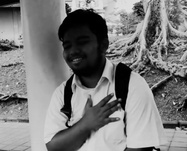
#> input picture Lab 1/Citra Tutorial Lab 1/den.jpg, 187 x 151 px, shrunk from 773 x 622 before the run
$ jupyter execute tutorial1.ipynb
#> lines starting #> are read from the running program, lines starting #| are printed output that depends on the picture
[cell 1]
import skimage.io as io
import matplotlib.pyplot as plt
import numpy as np

homedir = 'Citra Tutorial Lab 1/'

[cell 2]
den1 = io.imread('Citra Tutorial Lab 1/den.jpg')
#> den1 is the input picture: shape (151, 187, 3); min 0, max 240, mean 124.6
den2 = 255-den1
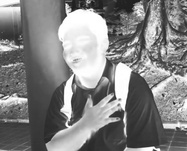
#> den2: shape (151, 187, 3); min 15, max 255, mean 130.4
plt.figure(figsize=(15,10))
plt.subplot(1,2,1);plt.imshow(den1)
plt.title('Original', fontsize=20); plt.axis("off")
plt.subplot(1,2,2);plt.imshow(den2)
plt.title('Negative', fontsize=20);plt.axis("off")
plt.show()

[cell 3]
a = den1/255
c1 = 0.5
c2 = 2
l1 = c1*np.log(1+(a))
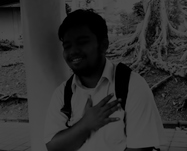
#> l1: shape (151, 187, 3) float64; min 0, max 0.332, mean 0.19
l2 = c2*np.log(1+(a))
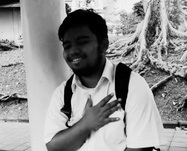
#> l2: shape (151, 187, 3) float64; min 0, max 1.33, mean 0.761; drawn with min black and max white

plt.figure(figsize=(21, 14))

plt.subplot(1,3,1);plt.imshow(den1)
plt.title('Original', fontsize=20);plt.axis("off")
plt.subplot(1,3,2); plt.imshow(l1)
plt.title('C = 0.5', fontsize=20); plt.axis("off")
plt.subplot(1,3,3); plt.imshow(l2)
plt.title('C = 2', fontsize=20); plt.axis("off")
plt.show()

[cell 4]
a = den1/255
c = 1
p1 = 0.5
p2 = 2
g1 = c*(a**p1)
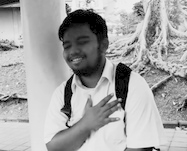
#> g1: shape (151, 187, 3) float64; min 0, max 0.97, mean 0.654
g2 = c*(a**p2)
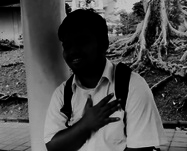
#> g2: shape (151, 187, 3) float64; min 0, max 0.886, mean 0.308

plt.figure(figsize=(21, 14))
plt.subplot(1,3,1); plt.imshow(den1)
plt.title('Original', fontsize=20); plt.axis("off")
plt.subplot(1,3,2); plt.imshow(g1)
plt.title('P = 0.5', fontsize=20); plt.axis("off")
plt.subplot(1,3,3); plt.imshow(g2)
plt.title('P = 2', fontsize=20); plt.axis("off")
plt.show()

[cell 5]
bug = io.imread(homedir+'bug.jpg')
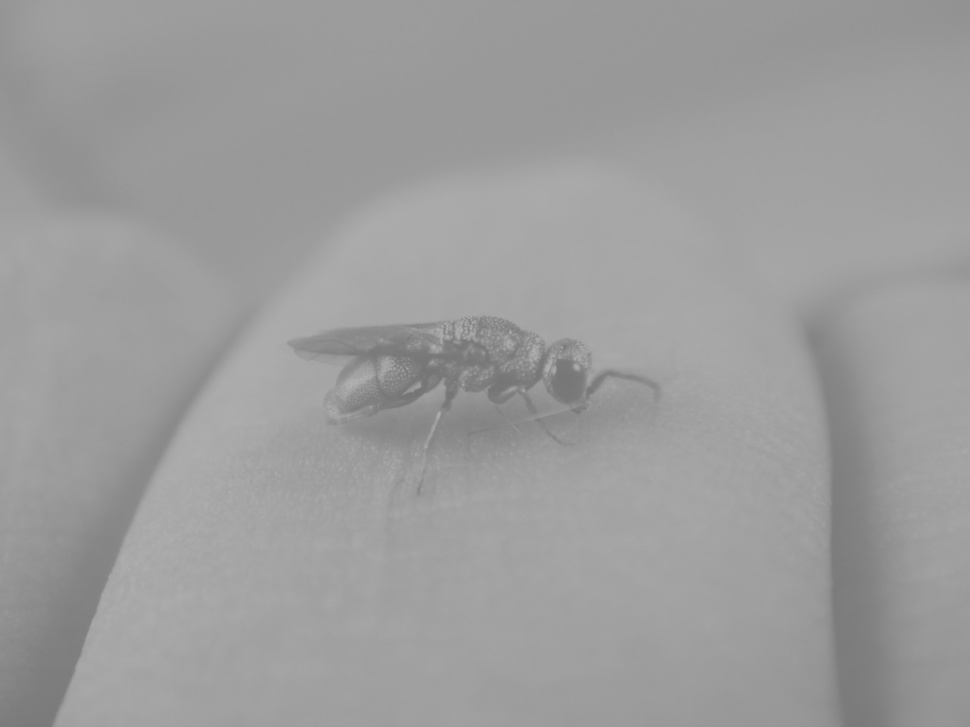
#> input picture Lab 1/Citra Tutorial Lab 1/bug.jpg, 970 x 727 px, shrunk from 4000 x 3000 before the run
#> bug is the input picture: shape (727, 970, 3); min 115, max 178, mean 156.5
mn = min(bug.flatten())
#> mn = 115
mx = max(bug.flatten())
#> mx = 178
b = int(np.floor(255/(mx-mn)))
#> b = 4
bug_cs = (bug - mn) * b
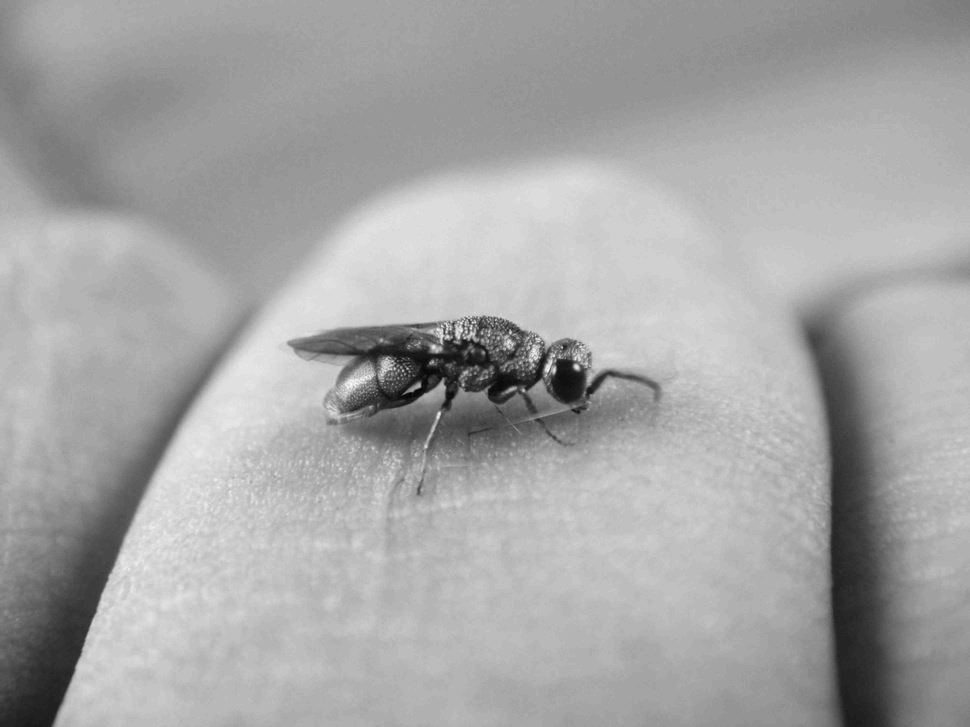
#> bug_cs: shape (727, 970, 3); min 0, max 252, mean 165.9

plt.subplot(1,2,1); plt.imshow(bug)
plt.title('Original', fontsize=20); plt.axis("off")
plt.subplot(1,2,2); plt.imshow(bug_cs)
plt.title('Contrast Stretching', fontsize=20);
plt.axis("off")
plt.show()

[cell 6]
from skimage import util
plt.figure(figsize=(15,10))

bug_flat = util.img_as_ubyte(bug).flatten()
plt.subplot(2,1,1)
plt.hist(bug_flat, 256, range=(0,256))
plt.title('Original', fontsize=20)

bug_cs_flat = util.img_as_ubyte(bug_cs).flatten()
plt.subplot(2,1,2)
plt.hist(bug_cs_flat, 256, range=(0,256))
plt.title('Contrast Stretching', fontsize=20)

plt.subplots_adjust(hspace=0.3)
plt.show()
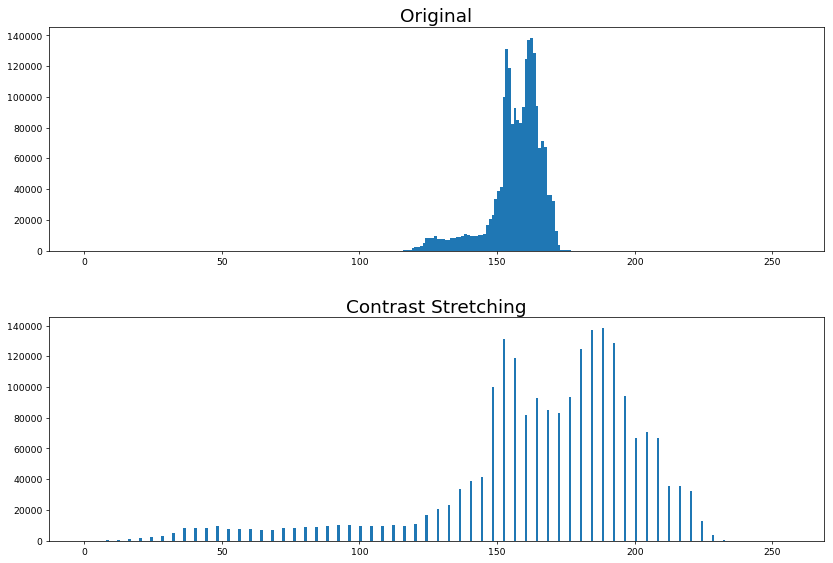
#> figure drawn by matplotlib, 2 panels; panel 1: tallest bar 138318 high, from x = 162 to 163; panel 2: tallest bar 138318 high, from x = 188 to 189

[cell 7]
from skimage import exposure
bug_eq = exposure.equalize_hist(bug)
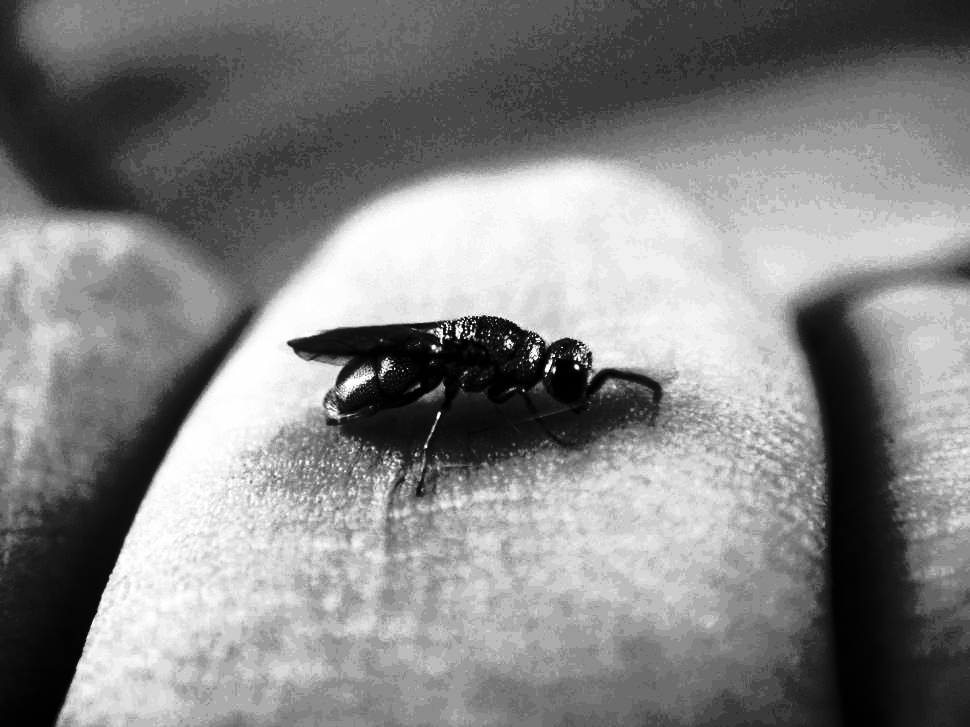
#> bug_eq: shape (727, 970, 3) float64; min 2.84e-06, max 1, mean 0.52

plt.figure(figsize=(15, 10))
plt.subplot(1,2,1); plt.imshow(bug)
plt.title('Original', fontsize=20); plt.axis("off")

plt.subplot(1,2,2); plt.imshow(bug_eq)
plt.title('Histogram Equalization', fontsize=20);
plt.axis("off")

plt.show()

[cell 8]
bug_eq_flat = util.img_as_ubyte(bug_eq).flatten()
plt.subplot(2,1,1)
plt.hist(bug_flat, 256, range=(0,256))
plt.title('Original', fontsize=20)

plt.subplot(2,1,2)
plt.hist(bug_cs_flat, 256, range=(0,256))
plt.title('Contrast Stretching', fontsize=20)

plt.subplots_adjust(hspace=0.3)
plt.show()
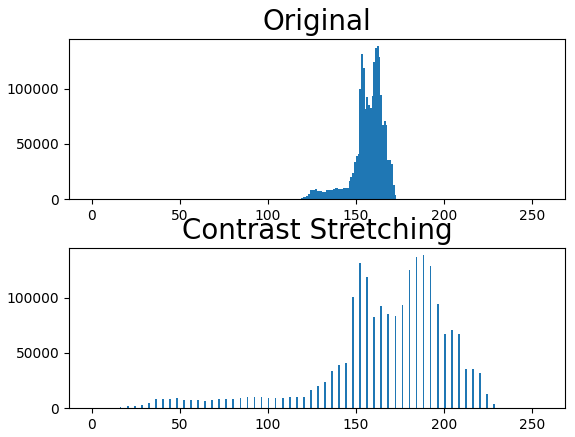
#> figure drawn by matplotlib, 2 panels; panel 1: tallest bar 138318 high, from x = 162 to 163; panel 2: tallest bar 138318 high, from x = 188 to 189
